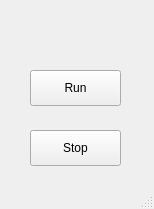
<?xml version="1.0" encoding="UTF-8"?>
<ui version="4.0">
 <class>MainWindow</class>
 <widget class="QMainWindow" name="MainWindow">
  <property name="geometry">
   <rect>
    <x>0</x>
    <y>0</y>
    <width>154</width>
    <height>209</height>
   </rect>
  </property>
  <property name="windowTitle">
   <string>MainWindow</string>
  </property>
  <widget class="QWidget" name="centralwidget">
   <widget class="QPushButton" name="runButton">
    <property name="geometry">
     <rect>
      <x>30</x>
      <y>70</y>
      <width>91</width>
      <height>36</height>
     </rect>
    </property>
    <property name="text">
     <string>Run</string>
    </property>
   </widget>
   <widget class="QPushButton" name="stopButton">
    <property name="geometry">
     <rect>
      <x>30</x>
      <y>130</y>
      <width>91</width>
      <height>36</height>
     </rect>
    </property>
    <property name="text">
     <string>Stop</string>
    </property>
   </widget>
  </widget>
  <widget class="QMenuBar" name="menubar">
   <property name="geometry">
    <rect>
     <x>0</x>
     <y>0</y>
     <width>154</width>
     <height>27</height>
    </rect>
   </property>
  </widget>
  <widget class="QStatusBar" name="statusbar"/>
 </widget>
 <resources/>
 <connections/>
</ui>
